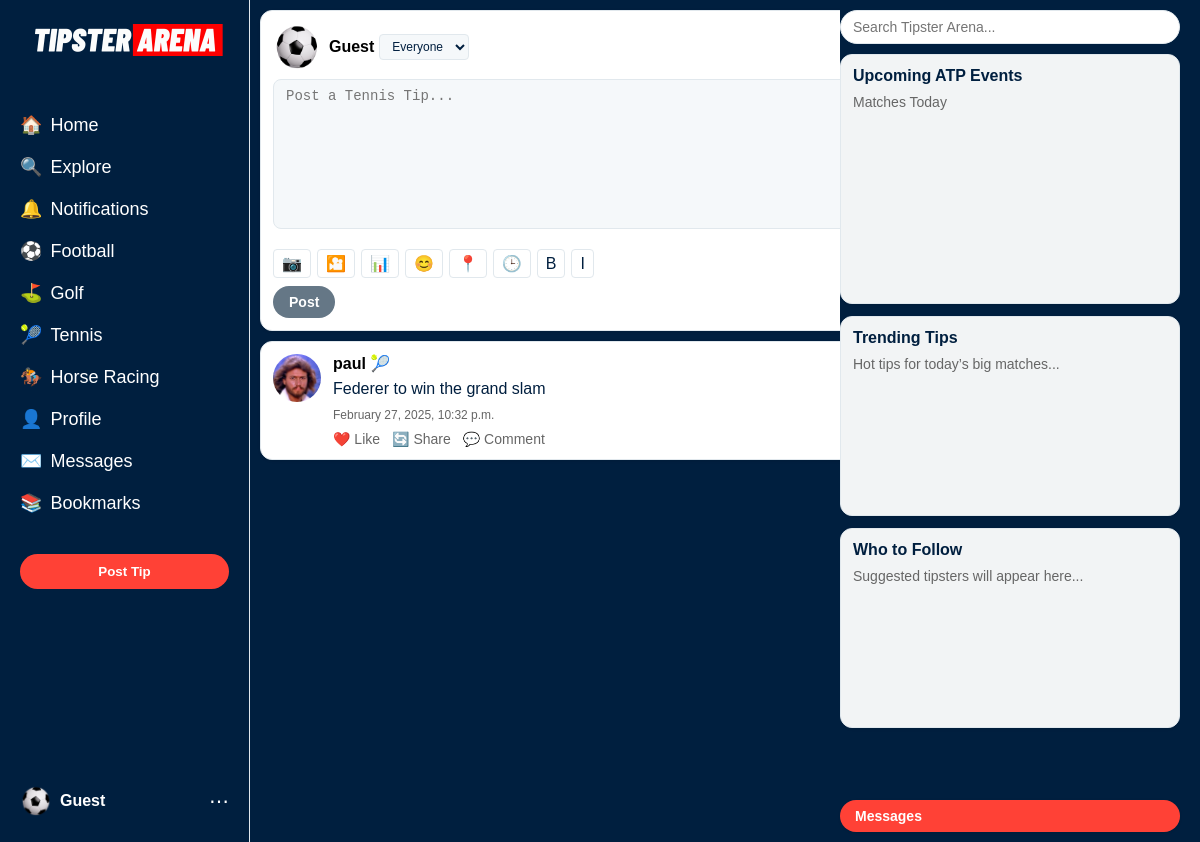
The page /sport/tennis/ on the database its author committed.
### core/models.py (models this page shows, shortened)
class Tip(models.Model):
    user = models.ForeignKey(User, on_delete=models.CASCADE)
    sport = models.CharField(max_length=20, choices=[
        ('football', 'Football'),
        ('golf', 'Golf'),
        ('tennis', 'Tennis'),
        ('horse_racing', 'Horse Racing'),
    ])
    text = models.TextField()
    created_at = models.DateTimeField(auto_now_add=True)

class UserProfile(models.Model):
    user = models.OneToOneField(User, on_delete=models.CASCADE)
    avatar = models.ImageField(upload_to='avatars/', blank=True, null=True)
    banner = models.ImageField(upload_to='banners/', blank=True, null=True)
    description = models.TextField(blank=True)
    location = models.CharField(max_length=255, blank=True)
    date_of_birth = models.DateField(blank=True, null=True)

### core/views.py (the view)
# urls.py: path('sport/<str:sport>/', views.sport_view, name='sport'),
def sport_view(request, sport):
    tips = Tip.objects.filter(sport=sport).order_by('-created_at')[:20]  # Latest 20 tips for the sport
    return render(request, f'core/sport_{sport}.html', {'tips': tips, 'sport': sport})

### templates/core/sport_tennis.html (shortened to what this page needs)
{% extends 'core/base.html' %}
{% load static %}
{% block content %}
    <div class="post-box">
        <div class="post-user">
            {% if request.user.is_authenticated and request.user.userprofile.avatar %}
                <img src="{{ request.user.userprofile.avatar.url }}" alt="User Avatar" class="post-avatar">
            {% else %}
                <img src="{% static 'images/default-avatar.png' %}" alt="User Avatar" class="post-avatar" onerror="this.style.display='none'">
            {% endif %}
            <div class="post-username-container">
                <span class="post-username">{{ request.user.username|default:"Guest" }}</span>
                <select class="post-audience">
                    <option value="everyone">Everyone</option>
                </select>
            </div>
        </div>
        <textarea placeholder="Post a Tennis Tip..." class="post-input"></textarea>
        <div class="post-actions">
            <button class="post-action-btn">📷</button>
            <button class="post-action-btn">🎦</button>
            <button class="post-action-btn">📊</button>
            <button class="post-action-btn">😊</button>
            <button class="post-action-btn">📍</button>
            <button class="post-action-btn">🕒</button>
            <button class="post-action-btn">B</button>
            <button class="post-action-btn">I</button>
        </div>
        <button class="post-submit">Post</button>
    </div>
    <div class="tip-feed">
        {% for tip in tips %}
            <div class="tip">
                {% if tip.user.userprofile.avatar %}
                    <img src="{{ tip.user.userprofile.avatar.url }}" alt="{{ tip.user.username }} Avatar" class="tip-avatar">
                {% else %}
                    <img src="{% static 'images/default-avatar.png' %}" alt="{{ tip.user.username }} Avatar" class="tip-avatar" onerror="this.style.display='none'">
                {% endif %}
                <div class="tip-content">
                    <strong>{{ tip.user.username }}</strong> 🎾
                    <p>{{ tip.text }}</p>
                    <small>{{ tip.created_at|date:"F j, Y, g:i a" }}</small>
                    <div class="tip-actions">
                        <a href="#" class="tip-action">❤️ Like</a>
                        <a href="#" class="tip-action">🔄 Share</a>
                        <a href="#" class="tip-action">💬 Comment</a>
                    </div>
                </div>
            </div>
        {% empty %}
            <p>No tennis tips yet. Be the first to post!</p>
        {% endfor %}
    </div>
{% endblock %}
{% block upcoming_events %}
<div class="sidebar-card trending-card">
    <h3>Upcoming ATP Events</h3>
    <p>Matches Today</p>
</div>
{% endblock %}
{% block trending_tips %}
<div class="sidebar-card">
    <h3>Trending Tips</h3>
    <p>Hot tips for today’s big matches...</p>
</div>
{% endblock %}

### static/css/styles.css (style rules this page uses)
* { margin: 0; padding: 0; box-sizing: border-box; }
body { font-family: Arial, sans-serif; background-color: #001f3f; color: #ffffff; }
.post-action-btn { background-color: #ffffff; border: 1px solid #e1e8ed; border-radius: 4px; padding: 4px 8px; font-size: 16px; color: #001f3f; cursor: pointer; }
.post-actions { margin-top: 8px; display: flex; gap: 6px; flex-wrap: wrap; }
.post-avatar { width: 48px; height: 48px; border-radius: 50%; margin-right: 8px; }
.post-box { background-color: #ffffff; border: 1px solid #e1e8ed; border-radius: 12px; padding: 12px; margin: 0 10px 10px 10px; box-shadow: 0 1px 3px rgba(0, 0, 0, 0.1); color: #001f3f; max-width: 650px; }
.post-input { width: 100%; min-height: 150px; padding: 8px 12px; border: 1px solid #e1e8ed; border-radius: 8px; font-size: 14px; color: #001f3f; resize: vertical; background-color: #f5f8fa; margin-bottom: 8px; }
.post-submit { background-color: #657786; color: #ffffff; border: none; padding: 8px 16px; border-radius: 20px; font-weight: bold; font-size: 14px; cursor: pointer; margin-top: 8px; display: block; width: fit-content; }
.post-user { display: flex; align-items: center; margin-bottom: 8px; }
.post-username { color: #000000; font-weight: 600; font-size: 16px; text-decoration: none; }
.post-username-container { display: flex; align-items: center; gap: 5px; }
.post-audience { background-color: #f5f8fa; border: 1px solid #e1e8ed; border-radius: 4px; padding: 4px 8px; font-size: 12px; color: #001f3f; cursor: pointer; }
.sidebar-card { background-color: rgba(255, 255, 255, 0.95); border: 1px solid #e1e8ed; border-radius: 12px; padding: 12px; margin-bottom: 12px; box-shadow: 0 1px 3px rgba(0, 0, 0, 0.1); min-height: 200px; }
.sidebar-card h3 { color: #001f3f; font-size: 16px; font-weight: 600; margin-bottom: 8px; }
.sidebar-card p { color: #666666; font-size: 14px; line-height: 1.4; }
.tip { background-color: #ffffff; border: 1px solid #e1e8ed; border-radius: 12px; padding: 12px; box-shadow: 0 1px 3px rgba(0, 0, 0, 0.1); margin-bottom: 10px; color: #001f3f; transition: box-shadow 0.2s; display: flex; align-items: flex-start; }
.tip-action { color: #666666; text-decoration: none; font-size: 14px; display: flex; align-items: center; gap: 4px; }
.tip-actions { margin-top: 8px; display: flex; gap: 12px; }
.tip-avatar { width: 48px; height: 48px; border-radius: 50%; margin-right: 12px; flex-shrink: 0; }
.tip-content { flex: 1; }
.tip-feed { max-width: 650px; margin: 0 10px 10px 10px; padding: 0; }
.tip p { margin: 5px 0; line-height: 1.4; }
.tip small { color: #666666; font-size: 12px; }
.tip strong { color: #000000; font-weight: 600; text-decoration: none; }
.trending-card { min-height: 250px; }

### rows shown on the page
Tip: user.userprofile.avatar (picture), user.username "paul", text "Federer to win the grand slam", created_at "February 27, 2025, 10:32 p.m."

### other values the page prints
{{ request.user.username|default:"Guest" }} "Guest"
